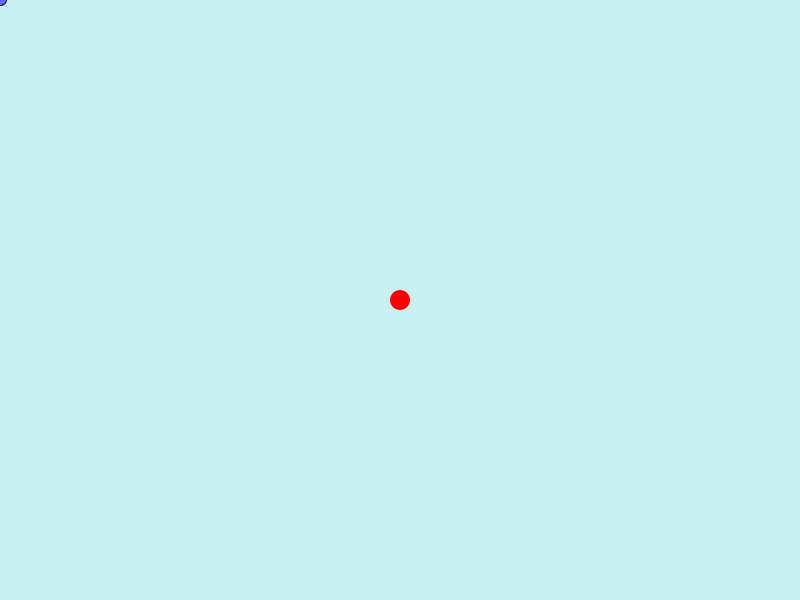
Frame 1 (no input)
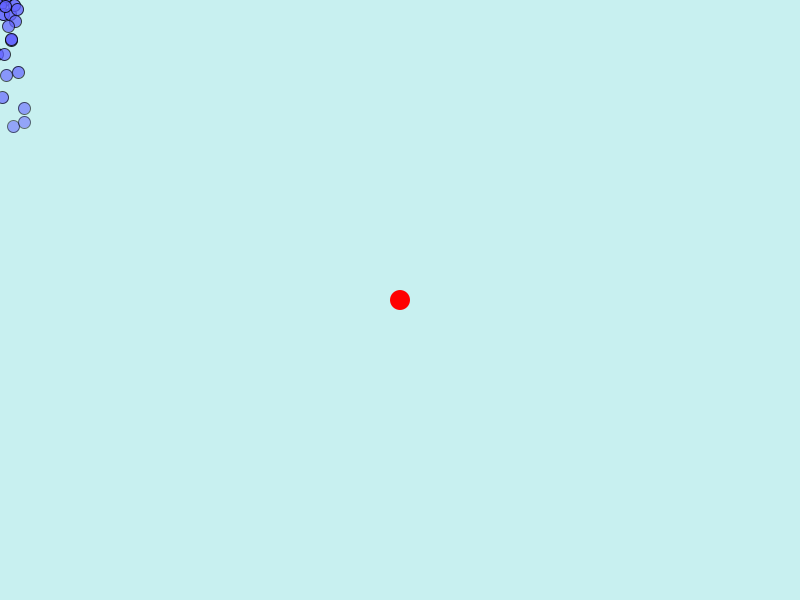
Frame 60 (the mouse pressed at the canvas centre just before this capture)
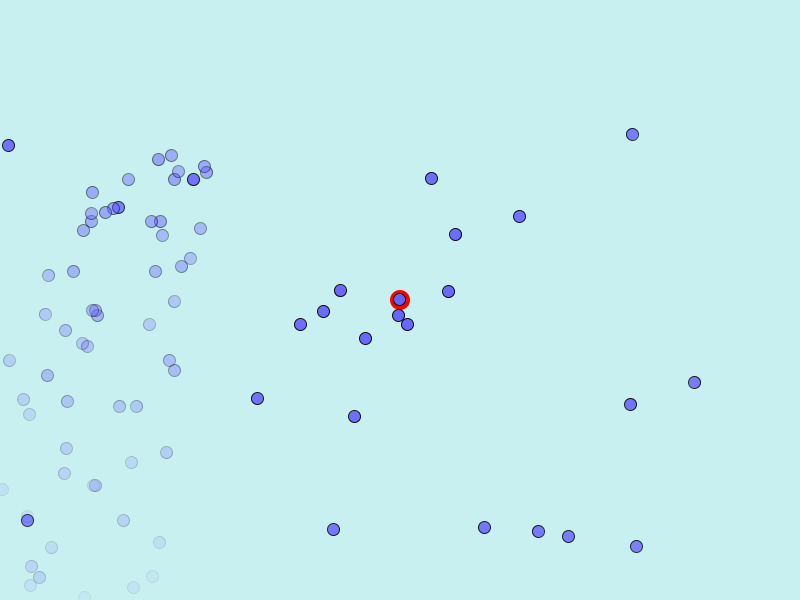
Frame 120 (the mouse held since frame 60 and released just before this capture)

The Processing sketch that drew these frames (run headless with seeded random() and noise(); from frame 60 on, the mouse is pressed at the canvas centre):

// Processing sketch: n4_2_particle_system_forces
// ── n4_2_particle_system_forces.pde
ParticleSystem system;
Repeller r;
PVector mouse;

void setup() {
  size(800, 600);
  mouse = new PVector(mouseX,mouseY);
  system = new ParticleSystem(mouse);
  r = new Repeller(new PVector(width/2,height/2));
}
void draw() {
  background(200,240,240);
  mouse = new PVector(mouseX,mouseY);
  PVector gravity = new PVector(0,0.1);
  system.applyForce(gravity);
  if (mousePressed) {
    PVector wind = new PVector(0.1,0);
    system.applyForce(wind);
  }
  r.display();
  system.applyRepeller(r);
  system.addParticle();
  system.run();
}
// ── Particle.pde
class Particle {
  PVector pos, vel, acc;
  int lifespan;
  Particle(PVector location) {
    pos = location.get();
    vel = new PVector(random(-1,1),random(-1,1));
    acc = new PVector(0,0.05);
    lifespan = 255;
  }
  void update() {
    vel.add(acc);
    pos.add(vel);
    lifespan -= 2;
    acc.mult(0);
  }
  void applyForce(PVector force) {
    acc.add(force);
  }
  boolean isDead() {
    if (lifespan <= 0) {
      return true;
    } else {
      return false;
    }
  }
  void display() {
    stroke(0,lifespan);
    fill(100,100,255,lifespan);
    ellipse(pos.x,pos.y,12,12);
  }
}
// ── ParticleSystem.pde
class ParticleSystem {
  ArrayList<Particle> particles;
  PVector origin;
  
  ParticleSystem(PVector location) {
    origin = location.copy();
    particles = new ArrayList<Particle>();
  }
  void addParticle() {
    particles.add(new Particle(origin));
  }
  void applyForce(PVector force) {
    for (Particle p : particles) {
      p.applyForce(force);
    }
  }
  void applyRepeller(Repeller r) {
    for (Particle p : particles) {
      PVector force = r.repel(p);
      p.applyForce(force);
    }
  }
  void run() {
    origin = mouse;
    for (int i = particles.size()-1; i >= 0; i--) {
      Particle p = particles.get(i);
      p.update();
      p.display();
      if (p.isDead()) {
        particles.remove(i);
      }
    }
  }
}
// ── Repeller.pde
class Repeller {
  PVector pos;
  Repeller(PVector position) {
    pos = position;
  }
  PVector repel(Particle p) {
    PVector distance = PVector.sub(pos,p.pos);
    float strength = -10/distance.mag();
    distance.normalize();
    PVector force = distance.mult(strength);
    return force;
  }
  void display() {
    noStroke();
    fill(255,0,0);
    ellipse(pos.x,pos.y,20,20);
  }
}
